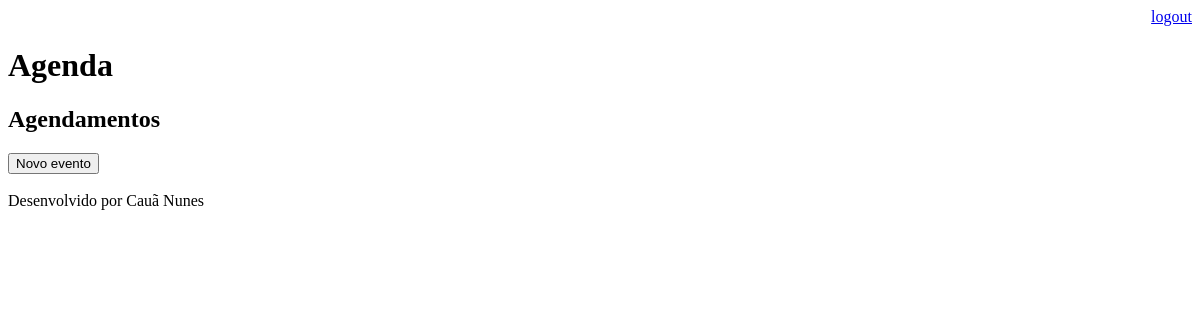
/agenda/ (signed in), run on an earlier commit of the app's database.
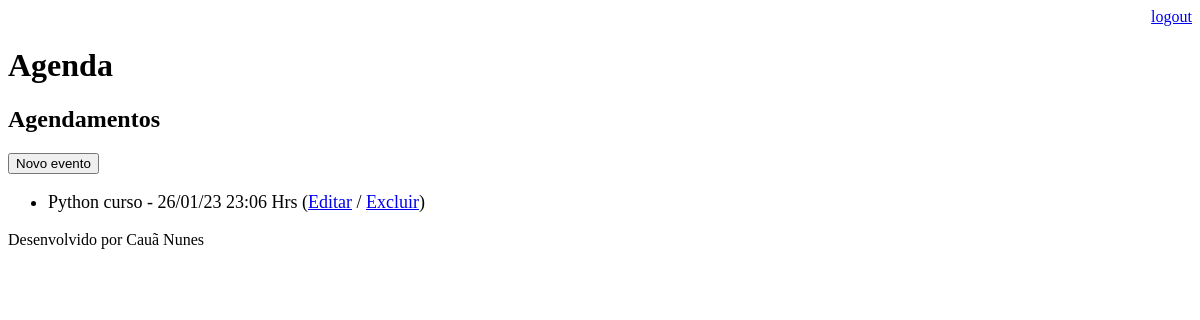
And on a later commit of the database.
### core/models.py (models this page shows, shortened)
class Evento (models.Model):
    titulo = models.CharField(max_length=100)
    descricao = models.TextField(blank=True, null=True)
    data_evento = models.DateTimeField(verbose_name=" Data do Evento")
    data_criacao = models.DateTimeField(auto_now=True)
    usuario = models.ForeignKey(User, on_delete=models.CASCADE)
    class Meta:
        db_table = 'evento'
    def get_data_evento(self):
        return self.data_evento.strftime('%d/%m/%y %H:%M Hrs')

### core/views.py (the view)
# urls.py: path('agenda/', views.lista_eventos),
@login_required(login_url='/login/')
def lista_eventos(request):
    usuario = request.user
    data_atual = datetime.now() - timedelta(hours=1)
    evento = Evento.objects.filter(usuario=usuario,
                                   data_evento__gt= data_atual)
    dados = {'evento': evento}
    return render(request, 'agenda.html', dados)

### templates/agenda.html (shortened to what this page needs)
    {% extends "model-page.html" %}
    {% block content %}
        <h2> Agendamentos</h2>
        <a href="evento/">
            <button type="button">Novo evento</button>
        </a>
         <ul style="font-size: 18px">
            {% for evento in evento %}
                 <li>
                     <div style=>
                         {{ evento.titulo }} - {{ evento.get_data_evento}}
                         (<a href="evento/?id={{ evento.id }}" >Editar</a>
                         / <a href="evento/delete/{{ evento.id }}/">Excluir</a>)
                     </div>
                 </li>
             {% endfor %}
        </ul>
    {% endblock %}

What changed in the data, as far as the page shows it:
added Evento: titulo "Python curso", get_data_evento "26/01/23 23:06 Hrs"
